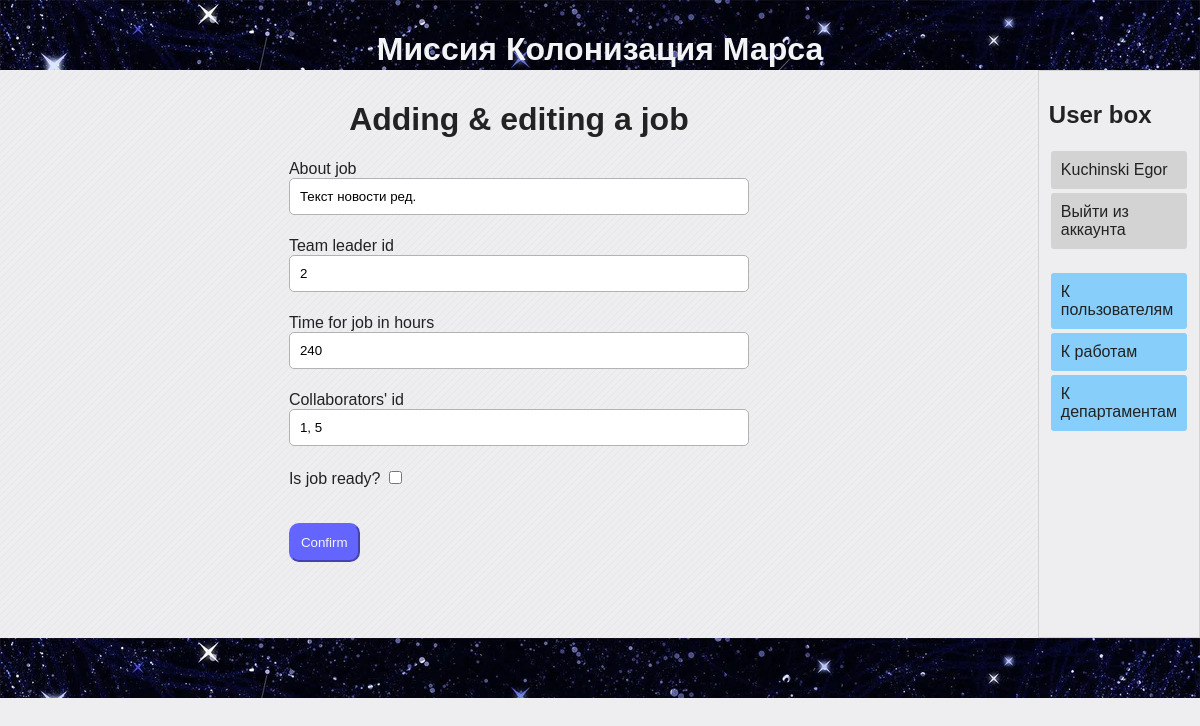
/addjob/2 (signed in), run on the app's committed database.
### data/jobs.py (models this page shows)
class Jobs(SqlAlchemyBase, SerializerMixin):
    __tablename__ = 'jobs'
    id = sqlalchemy.Column(sqlalchemy.Integer,
                           primary_key=True, autoincrement=True)
    team_leader = sqlalchemy.Column(sqlalchemy.Integer,
                                    sqlalchemy.ForeignKey('users.id'))
    job = sqlalchemy.Column(sqlalchemy.String)
    work_size = sqlalchemy.Column(sqlalchemy.Integer)
    collaborators = sqlalchemy.Column(sqlalchemy.String)
    start_date = sqlalchemy.Column(sqlalchemy.DateTime, default=datetime.datetime.now)
    end_date = sqlalchemy.Column(sqlalchemy.DateTime)
    is_finished = sqlalchemy.Column(sqlalchemy.Boolean)
    user = orm.relation('User')

### data/users.py (models this page shows, shortened)
class User(SqlAlchemyBase, UserMixin, SerializerMixin):
    __tablename__ = 'users'
    id = sqlalchemy.Column(sqlalchemy.Integer,
                           primary_key=True, autoincrement=True)
    surname = sqlalchemy.Column(sqlalchemy.String)
    name = sqlalchemy.Column(sqlalchemy.String)
    age = sqlalchemy.Column(sqlalchemy.Integer)
    hometown = sqlalchemy.Column(sqlalchemy.String)
    position = sqlalchemy.Column(sqlalchemy.String)
    speciality = sqlalchemy.Column(sqlalchemy.String)
    address = sqlalchemy.Column(sqlalchemy.String)
    email = sqlalchemy.Column(sqlalchemy.String,
                              index=True, unique=True)
    hashed_password = sqlalchemy.Column(sqlalchemy.String)
    modyfied_date = sqlalchemy.Column(sqlalchemy.DateTime,
                                      default=datetime.datetime.now)
    jobs = orm.relation("Jobs", back_populates='user')
    deps = orm.relation("Departments", back_populates='user')

### main.py (the view)
@app.route("/addjob/<int:id>", methods=['GET', 'POST'])
def edit_job(id):
    form = JobForm()
    session = db_session.create_session()
    job = session.query(Jobs).get(id)
    if not job:
        abort(404)
    elif not current_user.is_authenticated or (current_user != job.user and current_user.id != 1):
        abort(403)
    if form.validate_on_submit():
        job.job = form.job.data
        job.team_leader = form.team_leader.data
        job.work_size = form.work_size.data
        job.collaborators = form.collaborators.data
        job.is_finished = form.is_finished.data
        session.commit()
        return redirect('/')
    else:
        form.job.data = job.job
        form.team_leader.data = job.team_leader
        form.work_size.data = job.work_size
        form.collaborators.data = job.collaborators
        form.is_finished.data = job.is_finished
        return render_template('form_job.html', title='Editing a job', form=form)

### forms/job_form.py
class JobForm(FlaskForm):
    job = StringField('About job', validators=[DataRequired()])
    team_leader = StringField('Team leader id', validators=[DataRequired()])
    work_size = StringField('Time for job in hours', validators=[DataRequired()])
    collaborators = StringField("Collaborators' id", validators=[])
    is_finished = BooleanField('Is job ready?', validators=[])
    submit = SubmitField('Confirm')

### data/db_session.py (called while the page is built)
def create_session() -> Session:
    global __factory
    return __factory()

### main.py (called while the page is built)
@log_manager.user_loader
def load_user(user_id):
    session = db_session.create_session()
    return session.query(User).get(user_id)

### templates/form_job.html (shortened to what this page needs)
{% extends "base.html" %}
{% block content %}
    {% from "macros/render_field.html" import render_field %}
    <h1 style='text-align: center'>Adding & editing a job</h1>
    <form method='post' class='form'>
        {{ render_field(form.job, class='form_field') }}
        {{ render_field(form.team_leader, class='form_field') }}
        {{ render_field(form.work_size, class='form_field') }}
        {{ render_field(form.collaborators, class='form_field') }}
        {{ render_field(form.is_finished) }}
        <section>
            {{ form.submit(class='submit') }}
        </section>
    </form>
{% endblock %}

### templates/base.html (shortened to what this page needs)
<!DOCTYPE html>
<html lang="en">
<head>
    <link rel="stylesheet" href="/static/css/style.css">
</head>
<body>
    <header class="page-header">
        <h1>Миссия Колонизация Марса</h1>
    </header>
    <main class="flexbox flex_r_nowr">
        <div class='main_content'>
            {% block content %}{% endblock %}
        </div>
        <div class='user_box flexbox flex_c_nowr'>
            <h2>User box</h2>
            <div class="flexbox flex_c_nowr">
                {% if current_user.is_authenticated %}
                    <a class="btn" href="/home/{{ current_user.id }}">{{ current_user.surname }} {{current_user.name }}</a>
                    <a class="btn" href="/logout">Выйти из аккаунта</a>
                {% else %}
                    <a class="btn" href="/register">Зарегистрироваться</>
                    <a class="btn" href="/login">Войти</a>
                {% endif %}
            </div>
            <div class="flexbox flex_c_nowr usernav">
                <a href="/users" class="btn">К пользователям</a>
                <a href="/" class="btn">К работам</a>
                <a href="/departments" class="btn">К департаментам</a>
            </div>
        </div>
    </main>
    <footer class="page-footer"></footer>
</body>
</html>

### templates/macros/render_field.html (shortened to what this page needs)
{% macro render_field(field) %}
    <section>
        {{ field.label() }}
        {{ field(**kwargs) }}
    </section>
{% endmacro %}

### static/css/style.css (style rules this page uses)
body { background-color: #eeeef1; color: #222222; font-family: "Verdana", sans-serif; margin: 0; padding: 0; }
main { min-height: 568px; }
a { color: #000000; text-decoration: none; }
.page-header { background-color: #222244; background-image: url("../img/h2_bkgr.jpeg"); color: #f2f4f6; padding: 10px; height: 50px; text-align: center; }
.page-footer { background-color: #222244; background-image: url("../img/h2_bkgr.jpeg"); color: #f2f4f6; height: 40px; padding: 10px; text-align: center; }
.btn { display: block; background: lightgray; padding: 10px; margin: 2px; color: #222222; text-decoration: none; border-radius: 3px; }
.flexbox { display: flex; }
.flex_r_nowr { flex-flow: row nowrap; }
.flex_c_nowr { flex-flow: column nowrap; }
.user_box { border: 1px solid lightgray; padding: 10px; width: 12%; background-color: f2f4f6; }
.user_box .flexbox { margin-bottom: 20px; }
.usernav .btn { background-color: lightskyblue; }
.main_content { padding: 10px; width: 88%; }
.form { margin: auto; table-layout: fixed; width: 500px; }
.form section { margin: 20px; }
.form_field { border-radius: 5px; border: 1px solid rgb(179, 177, 177); box-sizing: border-box; margin-bottom: 2px; outline: none; padding: 10px; width: 100%; }
.submit { background: rgb(100, 100, 255); border-color: rgb(100, 100, 255); border-radius: 10px; color: whitesmoke; cursor: pointer; margin-top: 15px; padding: 10px; }

### data on the page
Jobs: job "Текст новости ред.", team_leader "2", work_size "240", collaborators "1, 5"
User: surname "Kuchinski", name "Egor"

### other printed values
{{ field.label() }} "About job Team leader id Time for job in hours Collaborators' id Is job ready?"
